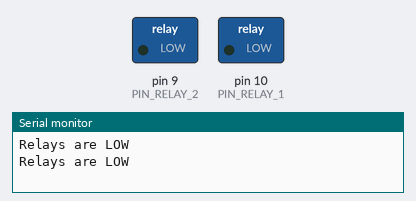
Bench run of a sketch on a simulated Arduino Uno, built with avr-gcc and run on an emulated ATmega328P. Parts: switched loads named in the sketch (green lamp = pin HIGH), the last lines printed to the serial monitor.

Above: at 5.0 s.
At 12.5 s:
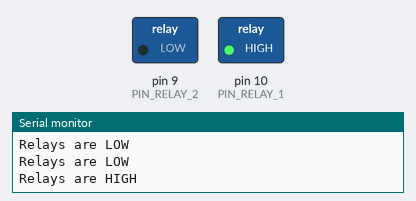
Timing chart, 0 to 19.5 s (numbered marks = the images above):
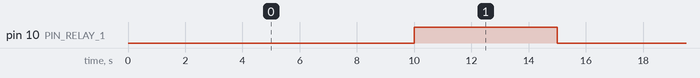

Measured:
- by itself, pin 10 (PIN_RELAY_1): alternates HIGH for 5.0 s and LOW for 10.0 s

The sketch:

Test_Rele.ino
```cpp
/*
  Programa control 2 reles by ULN2803A Darlington Transistor Array
*/

// Global constants
#define PIN_RELAY_1   10
#define PIN_RELAY_2   9


void setup()
{
  Serial.begin(115200);
  //while(!Serial);

  pinMode(PIN_RELAY_1, OUTPUT); // ULN2803A INPUT 8B -> 8C OUTPUT
  pinMode(PIN_RELAY_2, OUTPUT); // ULN2803A INPUT 7B -> 7C OUTPUT


  // LOW is OFF, Relé cerrado, no pasa agua
  digitalWrite(PIN_RELAY_1, LOW);
  digitalWrite(PIN_RELAY_2, LOW);
  Serial.println("Relays are LOW");
/*
  // HIGH is ON, Relé abierto, pasa agua
  digitalWrite(PIN_RELAY_1, HIGH);
  digitalWrite(PIN_RELAY_2, HIGH);
  Serial.println("Relays are HIGH");
  */
} // setup()


void loop()
{

  digitalWrite(PIN_RELAY_1, LOW);
  //digitalWrite(PIN_RELAY_2, LOW);
  Serial.println("Relays are LOW");
  delay(10000);

  digitalWrite(PIN_RELAY_1, HIGH);
  //digitalWrite(PIN_RELAY_2, HIGH);
  Serial.println("Relays are HIGH");
  delay(5000);

} // loop()
```
